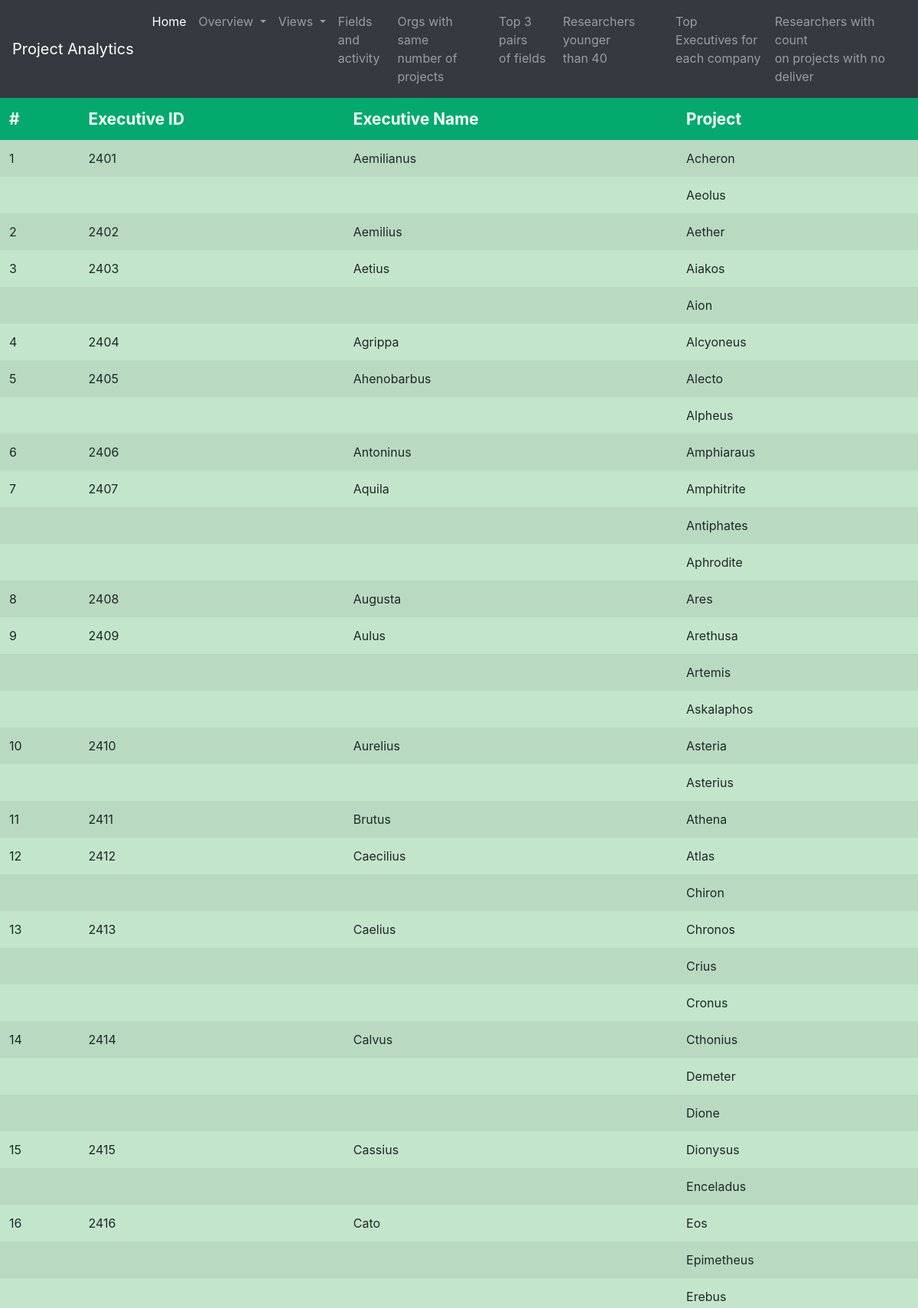
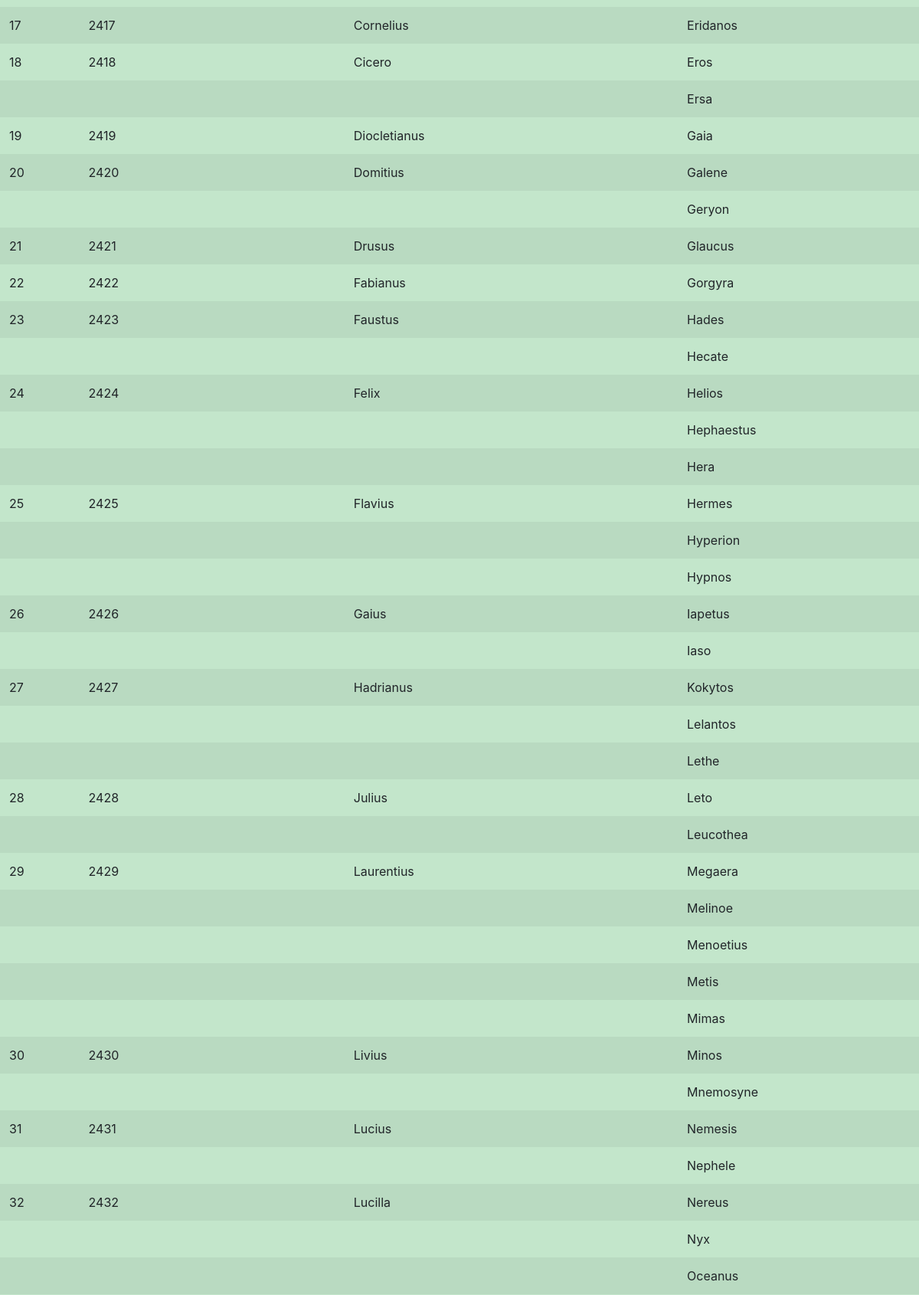
The page /frontend/executive_overview.php (upper part) on the database its author committed (2 pictures, top to bottom).
### tables this page shows
CREATE TABLE IF NOT EXISTS `executive` (
  `executive_id` INT NOT NULL AUTO_INCREMENT,
  `exec_name` VARCHAR(40) NOT NULL,
  PRIMARY KEY (`executive_id`),
  UNIQUE INDEX `executive_id_UNIQUE` (`executive_id` ASC) VISIBLE);

CREATE TABLE IF NOT EXISTS `project` (
  `project_id` INT NOT NULL AUTO_INCREMENT,
  `title` VARCHAR(64) NOT NULL,
  `summary` VARCHAR(128) NOT NULL,
  `amount` DOUBLE NOT NULL,
  `starting_date` DATE NOT NULL,
  `finish_date` DATE NOT NULL,
  `duration` SMALLINT(4) NULL,
  PRIMARY KEY (`project_id`),
  INDEX `index_fin` (`finish_date` ASC) INVISIBLE,
  INDEX `index_am` (`amount` ASC) VISIBLE,
  UNIQUE INDEX `project_id_UNIQUE` (`project_id` ASC) VISIBLE);

### frontend/executive_overview.php (the view, shortened to what this page needs)
<!DOCTYPE html>
<html lang="en">
<head>
    <link rel="stylesheet" href="https://cdn.jsdelivr.net/npm/bootstrap@4.5.3/dist/css/bootstrap.min.css">
</head>
<body>
    <?php include('navbar.php'); ?>
    <table class="table table-hover table-success table-striped table-borderless">
        <thead>
            <tr>
                <th>#</th>
                <th>Executive ID</th>
                <th>Executive Name</th>
                <th>Project</th>
            </tr>
        </thead>
        <?php
        $host = "127.0.0.1";
        $port = 3308;
        $socket = "";
        $user = "root";
        $password = "Account_attempt56!";
        $dbname = "mydb";
        $conn = new mysqli($host, $user, $password, $dbname, $port, $socket)
            or die('Could not connect to the database server' . mysqli_connect_error());
        $quer = 'SELECT executive_id,exec_name,title FROM executive inner join administration_ex on administrationex_executive_id = executive_id inner join project on administrationex_project_id = project_id';
        $res = mysqli_query($conn, $quer);
        $num = 1;
		$previous = "";
        if (mysqli_num_rows($res) == 0) {
            echo "<h4>There are no programs</h4>";
        } else {
            while ($tuple = mysqli_fetch_assoc($res)) {
			   echo "<tr>";
				if ($tuple['exec_name'] != $previous)	{
					echo "<td>" . $num . "</td>";
					echo "<td>" . $tuple['executive_id'] . "</td>";
					echo "<td>" . $tuple['exec_name'] . "</td>";
					$num++;
				}
				else {
					echo "<td>    </td>";
					echo "<td>    </td>";
					echo "<td>    </td>";
				}
				echo "<td>" . $tuple['title'] . "</td>";
				$previous = $tuple['exec_name'];
                echo "</tr>";
            }
        }
        ?>
    </table>
</body>
</html>

### frontend/executive_overview.php (style rules this page uses)
thead th { font-size: 1.3em; background-color: #04AA6D; color: white; }

### rows shown on the page
executive: executive_id "2401", exec_name "Aemilianus", project.title "Acheron", project.title "Aeolus"
executive: executive_id "2402", exec_name "Aemilius", project.title "Aether"
executive: executive_id "2403", exec_name "Aetius", project.title "Aiakos", project.title "Aion"
executive: executive_id "2404", exec_name "Agrippa", project.title "Alcyoneus"
executive: executive_id "2405", exec_name "Ahenobarbus", project.title "Alecto", project.title "Alpheus"
executive: executive_id "2406", exec_name "Antoninus", project.title "Amphiaraus"
executive: executive_id "2407", exec_name "Aquila", project.title "Amphitrite", project.title "Antiphates", project.title "Aphrodite"
executive: executive_id "2408", exec_name "Augusta", project.title "Ares"
executive: executive_id "2409", exec_name "Aulus", project.title "Arethusa", project.title "Artemis", project.title "Askalaphos"
executive: executive_id "2410", exec_name "Aurelius", project.title "Asteria", project.title "Asterius"
executive: executive_id "2411", exec_name "Brutus", project.title "Athena"
executive: executive_id "2412", exec_name "Caecilius", project.title "Atlas", project.title "Chiron"
executive: executive_id "2413", exec_name "Caelius", project.title "Chronos", project.title "Crius", project.title "Cronus"
executive: executive_id "2414", exec_name "Calvus", project.title "Cthonius", project.title "Demeter", project.title "Dione"
executive: executive_id "2415", exec_name "Cassius", project.title "Dionysus", project.title "Enceladus"
executive: executive_id "2416", exec_name "Cato", project.title "Eos", project.title "Epimetheus", project.title "Erebus"
executive: executive_id "2417", exec_name "Cornelius", project.title "Eridanos"
executive: executive_id "2418", exec_name "Cicero", project.title "Eros", project.title "Ersa"
executive: executive_id "2419", exec_name "Diocletianus", project.title "Gaia"
executive: executive_id "2420", exec_name "Domitius", project.title "Galene", project.title "Geryon"
executive: executive_id "2421", exec_name "Drusus", project.title "Glaucus"
executive: executive_id "2422", exec_name "Fabianus", project.title "Gorgyra"
executive: executive_id "2423", exec_name "Faustus", project.title "Hades", project.title "Hecate"
executive: executive_id "2424", exec_name "Felix", project.title "Helios", project.title "Hephaestus", project.title "Hera"
executive: executive_id "2425", exec_name "Flavius", project.title "Hermes", project.title "Hyperion", project.title "Hypnos"
executive: executive_id "2426", exec_name "Gaius", project.title "Iapetus", project.title "Iaso"
executive: executive_id "2427", exec_name "Hadrianus", project.title "Kokytos", project.title "Lelantos", project.title "Lethe"
executive: executive_id "2428", exec_name "Julius", project.title "Leto", project.title "Leucothea"
executive: executive_id "2429", exec_name "Laurentius", project.title "Megaera", project.title "Melinoe", project.title "Menoetius", project.title "Metis", project.title "Mimas"
executive: executive_id "2430", exec_name "Livius", project.title "Minos", project.title "Mnemosyne"
executive: executive_id "2431", exec_name "Lucius", project.title "Nemesis", project.title "Nephele"
executive: executive_id "2432", exec_name "Lucilla", project.title "Nereus", project.title "Nyx", project.title "Oceanus"
